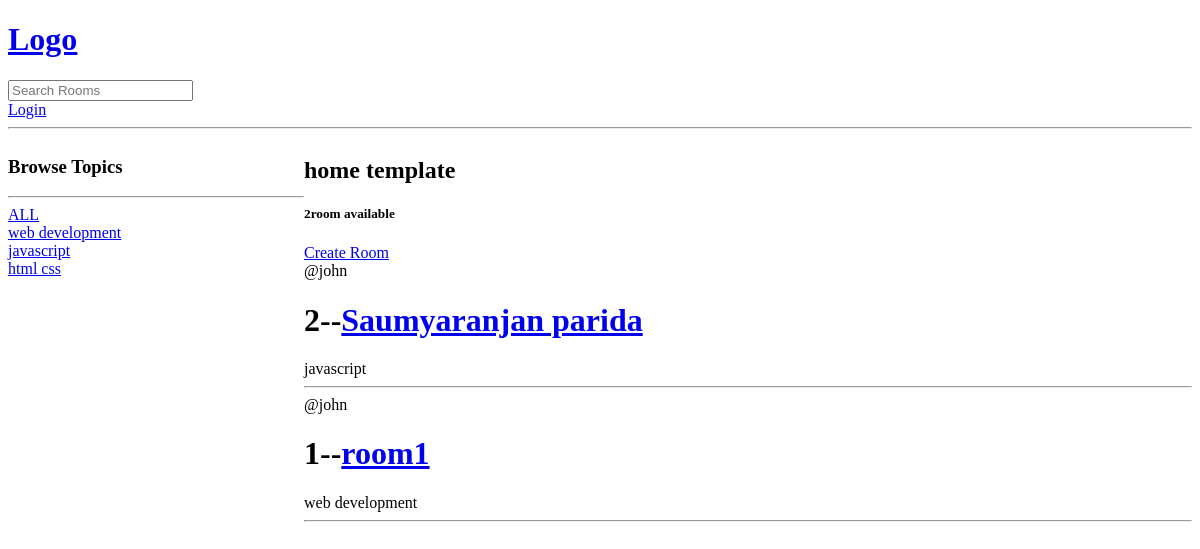
The app's page /, older data.
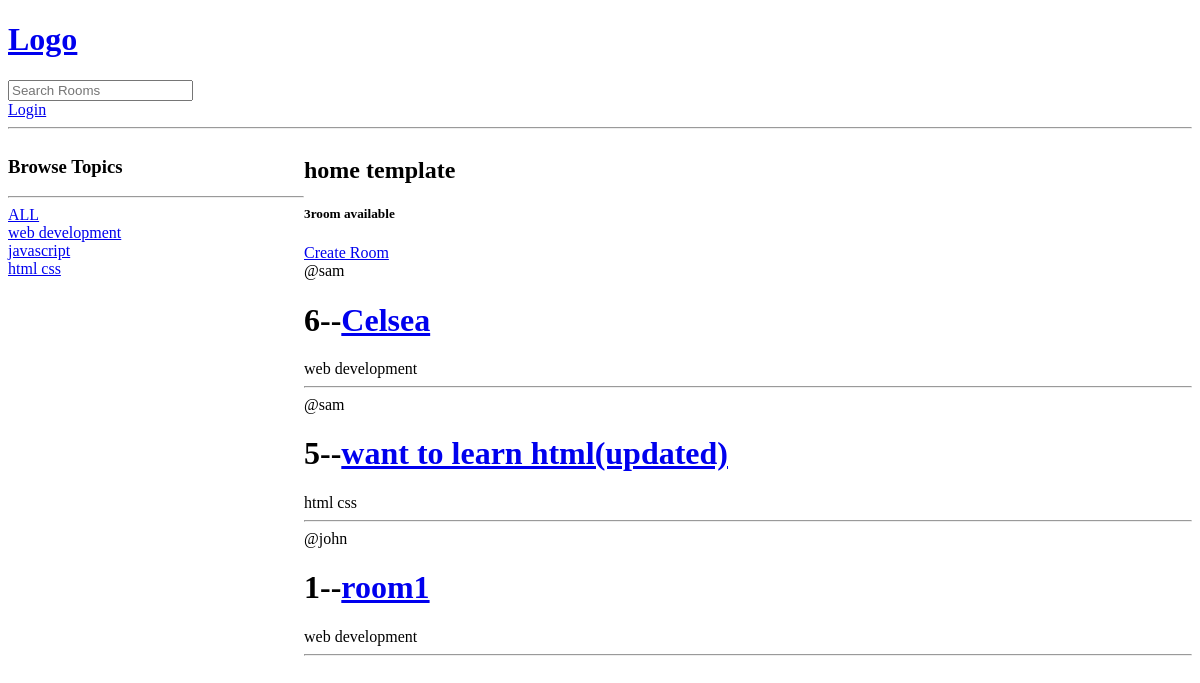
The same page, newer data.
### base/models.py (models this page shows, shortened)
class Topic(models.Model):
    name=models.CharField(max_length = 200)

class Room(models.Model):
    host=models.ForeignKey(User, on_delete=models.SET_NULL,null=True)
    topic =models.ForeignKey(Topic, on_delete=models.SET_NULL,null=True)
    name = models.CharField(max_length = 200)
    description = models.TextField(null=True, blank=True)
    updated = models.DateTimeField(auto_now = True)
    created = models.DateTimeField(auto_now_add = True)
    class Meta:
        ordering = ['-updated','-created']

### base/views.py (the view)
# urls.py: path("",views.home,name='home'),
def home(request):
    q = request.GET.get('q') if request.GET.get('q') != None else ''
    rooms = Room.objects.filter(
     Q(topic__name__icontains = q)|
     Q(name__icontains=q)|Q(description__icontains=q))
    topic = Topic.objects.all()
    room_count = rooms.count()
    context = {'rooms':rooms,'topics':topic,'room_count':room_count}
    return render(request,'base/home.html',context)

### base/templates/base/home.html (shortened to what this page needs)
{% extends 'main.html'%}
{% block content%}
<div class="home-container">
  <div>
    <h3>Browse Topics</h3>
    <hr>
     <a href="/">ALL</a>
    {% for topic in topics %}
    <div>
      <a href="/?q={{topic.name}}">{{topic.name}}</a>
    </div>
    {% endfor %}
  </div>
<div>
  <h2>home template</h1>
<h5>{{room_count}}room available</h5>
<a href="{% url 'create-room'%}">Create Room</a>
  {% for room in rooms %}
  <div>
  <span>@{{room.host.username}}
  </span><h1>{{room.id}}--<a href="/room/{{room.id}}">{{room.name}}</a></h1>
  {{room.topic.name}}</div>
  <hr>
  {%endfor%}
</div>
</div>
{% endblock content%}

### templates/main.html (shortened to what this page needs)
<!DOCTYPE html>
<html>
  <head>
  </head>
  <body>
    {% include 'navbar.html'%}  {% block content %} {%endblock content%}
  </body>
</html>

### templates/navbar.html
<a href="/"><h1>Logo</h1> </a>
<form method="GET" action="/">
  <input type="text" name="q" placeholder="Search Rooms" />
</form>
{% if request.user.is_authenticated %}
<p>Hello!! {{request.user}}</p>
<a href="/logout">Logout</a>
{% else %}
<a href="/login">Login</a>
{%endif%}
<hr />

### base/templates/base/home.html (style rules this page uses)
.home-container { display:grid; grid-template-columns:1fr 3fr; }

Row changes from the older to the newer data that the page shows:
removed Room: host.username "john", id "2", name "Saumyaranjan parida", topic.name "javascript"
added Room: host.username "sam", id "6", name "Celsea", topic.name "web development"
added Room: host.username "sam", id "5", name "want to learn html(updated)", topic.name "html css"
Text that changed along with them:
{{ room_count }}: "2" → "3"
